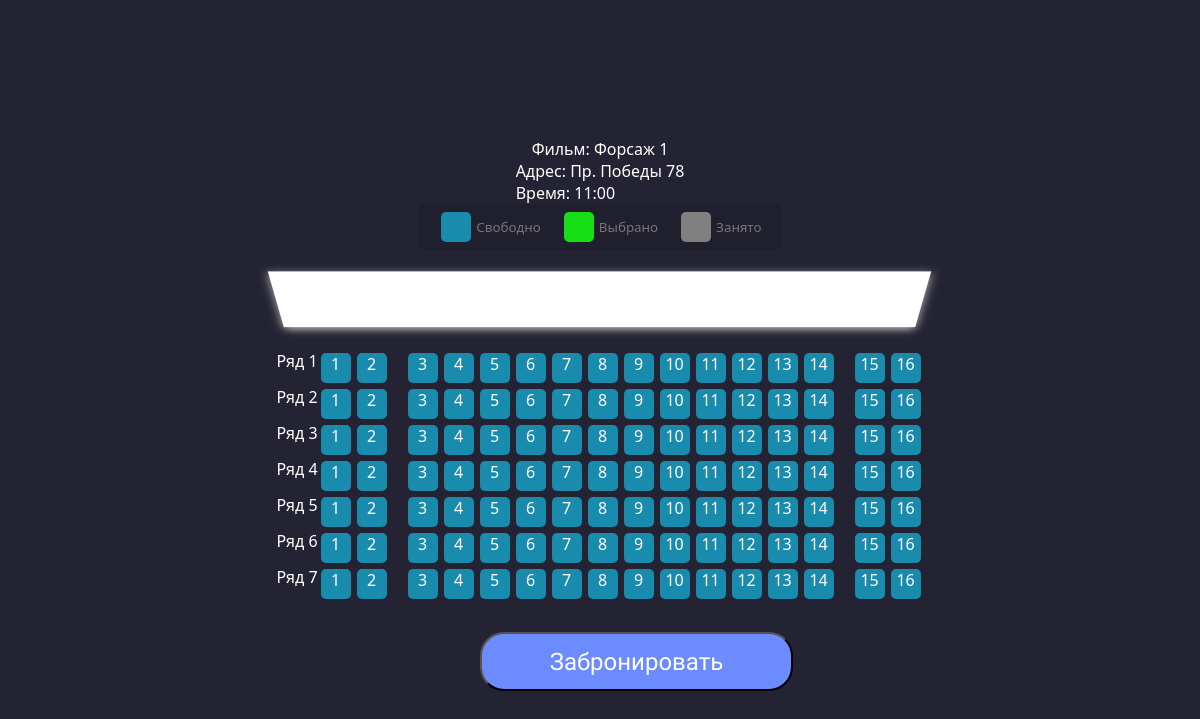
The page /page/mesta.php?id_seansa=8 on the database its author committed.
### tables this page shows
CREATE TABLE `name_film` (
  `id` int(11) NOT NULL,
  `name` text NOT NULL
);

CREATE TABLE `adresa` (
  `id` int(11) NOT NULL,
  `name` text NOT NULL
);

CREATE TABLE `raspisanie` (
  `id` int(11) NOT NULL,
  `id_filma` int(11) NOT NULL,
  `id_adressa` int(11) NOT NULL,
  `time` text NOT NULL
);

### page/mesta.php (the view, shortened to what this page needs)
<!DOCTYPE html>
<html lang="ru">
<head>
  <link rel="stylesheet" href="../css/mesta.css">
</head>
<body>
<?
include_once '../db_settings.php';
$id_seansa = $_GET['id_seansa'];
$sql = "SELECT *,raspisanie.id'seans_id',name_film.name'film_name',adresa.name'adres_name' FROM name_film
    LEFT JOIN opisaniefilma ON name_film.id=opisaniefilma.id_filma
    LEFT JOIN raspisanie ON name_film.id = raspisanie.id_filma
    LEFT JOIN adresa ON raspisanie.id_adressa=adresa.id
    WHERE raspisanie.id = $id_seansa
    ORDER BY name_film.id, raspisanie.id_adressa,raspisanie.time";
if($result = mysqli_query($conn, $sql)){
    foreach($result as $row){
        echo "Фильм: ". $row["film_name"]."</br>";
        ?>  <div></div>
        <?
        echo "Адрес: ". $row["adres_name"]."</br>";
        echo "Время: ". $row["time"]."</br>";
    }
}
?>
<ul class="showcase">
    <li>
      <div class="seat"></div>
      <small>Свободно</small>
    </li>
    <li>
      <div class="seat selected"></div>
      <small>Выбрано</small>
    </li>
    <li>
      <div class="seat occupied"></div>
      <small>Занято</small>
    </li>
  </ul>
  <div class="container">
    <div class="screen"></div>
    <div class="row">
        <p>Ряд 1</p>
      <a class="col col-lg-1 place mx-auto unbooked seat" id="A1">1</a>
      <a class="col col-lg-1 place mx-auto unbooked seat" id="A2">2</a>
      <a class="col col-lg-1 place mx-auto unbooked seat" id="A3">3</a>
      <a class="col col-lg-1 place mx-auto unbooked seat" id="A4">4</a>
      <a class="col col-lg-1 place mx-auto unbooked seat" id="A5">5</a>
      <a class="col col-lg-1 place mx-auto unbooked seat" id="A6">6</a>
      <a class="col col-lg-1 place mx-auto unbooked seat" id="A7">7</a>
      <a class="col col-lg-1 place mx-auto unbooked seat" id="A8">8</a>
      <a class="col col-lg-1 place mx-auto unbooked seat" id="A9">9</a>
      <a class="col col-lg-1 place mx-auto unbooked seat" id="A10">10</a>
      <a class="col col-lg-1 place mx-auto unbooked seat" id="A11">11</a>
      <a class="col col-lg-1 place mx-auto unbooked seat" id="A12">12</a>
      <a class="col col-lg-1 place mx-auto unbooked seat" id="A13">13</a>
      <a class="col col-lg-1 place mx-auto unbooked seat" id="A14">14</a>
      <a class="col col-lg-1 place mx-auto unbooked seat" id="A15">15</a>
      <a class="col col-lg-1 place mx-auto unbooked seat" id="A16">16</a>
    </div>
    <div class="row">
    <p>Ряд 2</p>
      <a class="col col-lg-1 place mx-auto unbooked seat" id="B1">1</a>
      <a class="col col-lg-1 place mx-auto unbooked seat" id="B2">2</a>
      <a class="col col-lg-1 place mx-auto unbooked seat" id="B3">3</a>
      <a class="col col-lg-1 place mx-auto unbooked seat" id="B4">4</a>
      <a class="col col-lg-1 place mx-auto unbooked seat" id="B5">5</a>
      <a class="col col-lg-1 place mx-auto unbooked seat" id="B6">6</a>
      <a class="col col-lg-1 place mx-auto unbooked seat" id="B7">7</a>
      <a class="col col-lg-1 place mx-auto unbooked seat" id="B8">8</a>
      <a class="col col-lg-1 place mx-auto unbooked seat" id="B9">9</a>
      <a class="col col-lg-1 place mx-auto unbooked seat" id="B10">10</a>
      <a class="col col-lg-1 place mx-auto unbooked seat" id="B11">11</a>
      <a class="col col-lg-1 place mx-auto unbooked seat" id="B12">12</a>
      <a class="col col-lg-1 place mx-auto unbooked seat" id="B13">13</a>
      <a class="col col-lg-1 place mx-auto unbooked seat" id="B14">14</a>
      <a class="col col-lg-1 place mx-auto unbooked seat" id="B15">15</a>
      <a class="col col-lg-1 place mx-auto unbooked seat" id="B16">16</a>
    </div>
    <div class="row">
    <p>Ряд 3</p>
      <a class="col col-lg-1 place mx-auto unbooked seat" id="C1">1</a>
      <a class="col col-lg-1 place mx-auto unbooked seat" id="C2">2</a>
      <a class="col col-lg-1 place mx-auto unbooked seat" id="C3">3</a>
      <a class="col col-lg-1 place mx-auto unbooked seat" id="C4">4</a>
      <a class="col col-lg-1 place mx-auto unbooked seat" id="C5">5</a>
      <a class="col col-lg-1 place mx-auto unbooked seat" id="C6">6</a>
      <a class="col col-lg-1 place mx-auto unbooked seat" id="C7">7</a>
      <a class="col col-lg-1 place mx-auto unbooked seat" id="C8">8</a>
      <a class="col col-lg-1 place mx-auto unbooked seat" id="C9">9</a>
      <a class="col col-lg-1 place mx-auto unbooked seat" id="C10">10</a>
      <a class="col col-lg-1 place mx-auto unbooked seat" id="C11">11</a>
      <a class="col col-lg-1 place mx-auto unbooked seat" id="C12">12</a>
      <a class="col col-lg-1 place mx-auto unbooked seat" id="C13">13</a>
      <a class="col col-lg-1 place mx-auto unbooked seat" id="C14">14</a>
      <a class="col col-lg-1 place mx-auto unbooked seat" id="C15">15</a>
      <a class="col col-lg-1 place mx-auto unbooked seat" id="C16">16</a>
    </div>
    <div class="row">
    <p>Ряд 4</p>
      <a class="col col-lg-1 place mx-auto unbooked seat" id="D1">1</a>
      <a class="col col-lg-1 place mx-auto unbooked seat" id="D2">2</a>
      <a class="col col-lg-1 place mx-auto unbooked seat" id="D3">3</a>
      <a class="col col-lg-1 place mx-auto unbooked seat" id="D4">4</a>
      <a class="col col-lg-1 place mx-auto unbooked seat" id="D5">5</a>
      <a class="col col-lg-1 place mx-auto unbooked seat" id="D6">6</a>
      <a class="col col-lg-1 place mx-auto unbooked seat" id="D7">7</a>
      <a class="col col-lg-1 place mx-auto unbooked seat" id="D8">8</a>
      <a class="col col-lg-1 place mx-auto unbooked seat" id="D9">9</a>
      <a class="col col-lg-1 place mx-auto unbooked seat" id="D10">10</a>
      <a class="col col-lg-1 place mx-auto unbooked seat" id="D11">11</a>
      <a class="col col-lg-1 place mx-auto unbooked seat" id="D12">12</a>
      <a class="col col-lg-1 place mx-auto unbooked seat" id="D13">13</a>
      <a class="col col-lg-1 place mx-auto unbooked seat" id="D14">14</a>
      <a class="col col-lg-1 place mx-auto unbooked seat" id="D15">15</a>
      <a class="col col-lg-1 place mx-auto unbooked seat" id="D16">16</a>
    </div>
    <div class="row">
    <p>Ряд 5</p>
      <a class="col col-lg-1 place mx-auto unbooked seat" id="I1">1</a>
      <a class="col col-lg-1 place mx-auto unbooked seat" id="I2">2</a>
      <a class="col col-lg-1 place mx-auto unbooked seat" id="I3">3</a>
      <a class="col col-lg-1 place mx-auto unbooked seat" id="I4">4</a>
      <a class="col col-lg-1 place mx-auto unbooked seat" id="I5">5</a>
      <a class="col col-lg-1 place mx-auto unbooked seat" id="I6">6</a>
      <a class="col col-lg-1 place mx-auto unbooked seat" id="I7">7</a>
      <a class="col col-lg-1 place mx-auto unbooked seat" id="I8">8</a>
      <a class="col col-lg-1 place mx-auto unbooked seat" id="I9">9</a>
      <a class="col col-lg-1 place mx-auto unbooked seat" id="I10">10</a>
      <a class="col col-lg-1 place mx-auto unbooked seat" id="I11">11</a>
      <a class="col col-lg-1 place mx-auto unbooked seat" id="I12">12</a>
      <a class="col col-lg-1 place mx-auto unbooked seat" id="I13">13</a>
      <a class="col col-lg-1 place mx-auto unbooked seat" id="I14">14</a>
      <a class="col col-lg-1 place mx-auto unbooked seat" id="I15">15</a>
      <a class="col col-lg-1 place mx-auto unbooked seat" id="I16">16</a>
    </div>
    <div class="row">
    <p>Ряд 6</p>
      <a class="col col-lg-1 place mx-auto unbooked seat" id="F1">1</a>
      <a class="col col-lg-1 place mx-auto unbooked seat" id="F2">2</a>
      <a class="col col-lg-1 place mx-auto unbooked seat" id="F3">3</a>
      <a class="col col-lg-1 place mx-auto unbooked seat" id="F4">4</a>
      <a class="col col-lg-1 place mx-auto unbooked seat" id="F5">5</a>
      <a class="col col-lg-1 place mx-auto unbooked seat" id="F6">6</a>
      <a class="col col-lg-1 place mx-auto unbooked seat" id="F7">7</a>
      <a class="col col-lg-1 place mx-auto unbooked seat" id="F8">8</a>
      <a class="col col-lg-1 place mx-auto unbooked seat" id="F9">9</a>
      <a class="col col-lg-1 place mx-auto unbooked seat" id="F10">10</a>
      <a class="col col-lg-1 place mx-auto unbooked seat" id="F11">11</a>
      <a class="col col-lg-1 place mx-auto unbooked seat" id="F12">12</a>
      <a class="col col-lg-1 place mx-auto unbooked seat" id="F13">13</a>
      <a class="col col-lg-1 place mx-auto unbooked seat" id="F14">14</a>
      <a class="col col-lg-1 place mx-auto unbooked seat" id="F15">15</a>
      <a class="col col-lg-1 place mx-auto unbooked seat" id="F16">16</a>
    </div>
    <div class="row">
    <p>Ряд 7</p>
      <a class="col col-lg-1 place mx-auto unbooked seat" id="G1">1</a>
      <a class="col col-lg-1 place mx-auto unbooked seat" id="G2">2</a>
      <a class="col col-lg-1 place mx-auto unbooked seat" id="G3">3</a>
      <a class="col col-lg-1 place mx-auto unbooked seat" id="G4">4</a>
      <a class="col col-lg-1 place mx-auto unbooked seat" id="G5">5</a>
      <a class="col col-lg-1 place mx-auto unbooked seat" id="G6">6</a>
      <a class="col col-lg-1 place mx-auto unbooked seat" id="G7">7</a>
      <a class="col col-lg-1 place mx-auto unbooked seat" id="G8">8</a>
      <a class="col col-lg-1 place mx-auto unbooked seat" id="G9">9</a>
      <a class="col col-lg-1 place mx-auto unbooked seat" id="G10">10</a>
      <a class="col col-lg-1 place mx-auto unbooked seat" id="G11">11</a>
      <a class="col col-lg-1 place mx-auto unbooked seat" id="G12">12</a>
      <a class="col col-lg-1 place mx-auto unbooked seat" id="G13">13</a>
      <a class="col col-lg-1 place mx-auto unbooked seat" id="G14">14</a>
      <a class="col col-lg-1 place mx-auto unbooked seat" id="G15">15</a>
      <a class="col col-lg-1 place mx-auto unbooked seat" id="G16">16</a>
    </div>
  </div>
  <div class="container order d-grid gap-2 mx-auto">
    <button class="btn btn-secondary mx-auto" type="button" value="Забронировать" id="submit" style="
    position: absolute; font-family: 'Jura'; font-style: normal; font-weight: 400; font-size: 24px; line-height: 28px; color: rgba(255, 255, 255, 0.98); width: 313px; height: 59px; background: #6B8BFE; border-radius: 24px; text-align: center;">
    Забронировать</button>
  </div>
</body>
</html>

### css/mesta.css (style rules this page uses)
* { margin: 0; padding: 0; box-sizing: border-box; }
body { font-family: "Segoe UI", Tahoma, Geneva, Verdana, sans-serif; background-color: #242333; color: white; display: flex; flex-direction: column; align-items: center; justify-content: center; min-height: 100vh; }
.order, .result { float: right; width: 20%; }
.seat { background-color: #198bad; height: 30px; width: 30px; margin: 3px; border-radius: 5px; }
.seat.selected { background-color: #16df16; }
.seat.occupied { background-color: grey; }
.seat:nth-of-type(2) { margin-right: 18px; }
.seat:nth-last-of-type(2) { margin-left: 18px; }
.showcase { background-color: rgba(0, 0, 0, 0.1); padding: 5px 10px; border-radius: 5px; color: #777; list-style: none; display: flex; justify-content: space-between; }
.showcase li { display: flex; align-items: center; justify-content: center; margin: 0 10px; }
.showcase li small { margin-left: 2px; }
.row { display: flex; }
.row a { text-align: center; }
.screen { background-color: #fff; height: 70px; width: 100%; margin: 15px 0; transform: rotateX(-45deg); box-shadow: 0 3px 10px rgba(255, 255, 255, 0.7); }
.container { perspective: 1000px; margin-bottom: 30px; }

### rows shown on the page
name_film: name "Форсаж 1", adresa.name "Пр. Победы 78", raspisanie.time "11:00"
